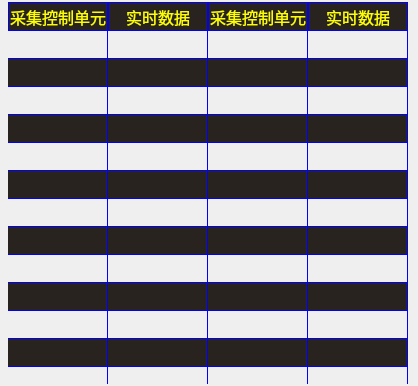
<?xml version="1.0" encoding="UTF-8"?>
<ui version="4.0">
 <class>GCUWidgetPage</class>
 <widget class="QWidget" name="GCUWidgetPage">
  <property name="geometry">
   <rect>
    <x>0</x>
    <y>0</y>
    <width>418</width>
    <height>386</height>
   </rect>
  </property>
  <property name="windowTitle">
   <string>Form</string>
  </property>
  <property name="styleSheet">
   <string notr="true">/************tablewidget**************/
QTableWidget
{
	font:75 16px;
	border:none;
	color:#FEFE00;
	gridline-color:#0000FE;
 	alternate-background-color: #28231f;
}
QHeaderView::section:horizontal
{
	background:#28231f;
	border:1px solid #0000FE;
	color: #FEFE00;
	font: 75 16px;
	height:27px;
}</string>
  </property>
  <layout class="QGridLayout" name="gridLayout">
   <property name="leftMargin">
    <number>8</number>
   </property>
   <property name="topMargin">
    <number>2</number>
   </property>
   <property name="rightMargin">
    <number>8</number>
   </property>
   <property name="bottomMargin">
    <number>2</number>
   </property>
   <property name="spacing">
    <number>0</number>
   </property>
   <item row="0" column="0">
    <widget class="QTableWidget" name="tableWidget">
     <property name="enabled">
      <bool>false</bool>
     </property>
     <property name="verticalScrollBarPolicy">
      <enum>Qt::ScrollBarAlwaysOff</enum>
     </property>
     <property name="horizontalScrollBarPolicy">
      <enum>Qt::ScrollBarAlwaysOff</enum>
     </property>
     <property name="editTriggers">
      <set>QAbstractItemView::NoEditTriggers</set>
     </property>
     <property name="alternatingRowColors">
      <bool>true</bool>
     </property>
     <property name="selectionMode">
      <enum>QAbstractItemView::NoSelection</enum>
     </property>
     <property name="textElideMode">
      <enum>Qt::ElideMiddle</enum>
     </property>
     <property name="rowCount">
      <number>15</number>
     </property>
     <property name="columnCount">
      <number>4</number>
     </property>
     <attribute name="horizontalHeaderHighlightSections">
      <bool>false</bool>
     </attribute>
     <attribute name="horizontalHeaderMinimumSectionSize">
      <number>18</number>
     </attribute>
     <attribute name="verticalHeaderVisible">
      <bool>false</bool>
     </attribute>
     <attribute name="verticalHeaderDefaultSectionSize">
      <number>28</number>
     </attribute>
     <attribute name="verticalHeaderHighlightSections">
      <bool>false</bool>
     </attribute>
     <attribute name="verticalHeaderMinimumSectionSize">
      <number>28</number>
     </attribute>
     <row/>
     <row/>
     <row/>
     <row/>
     <row/>
     <row/>
     <row/>
     <row/>
     <row/>
     <row/>
     <row/>
     <row/>
     <row/>
     <row/>
     <row/>
     <column>
      <property name="text">
       <string>采集控制单元</string>
      </property>
     </column>
     <column>
      <property name="text">
       <string>实时数据</string>
      </property>
     </column>
     <column>
      <property name="text">
       <string>采集控制单元</string>
      </property>
     </column>
     <column>
      <property name="text">
       <string>实时数据</string>
      </property>
     </column>
    </widget>
   </item>
  </layout>
 </widget>
 <resources/>
 <connections/>
</ui>
